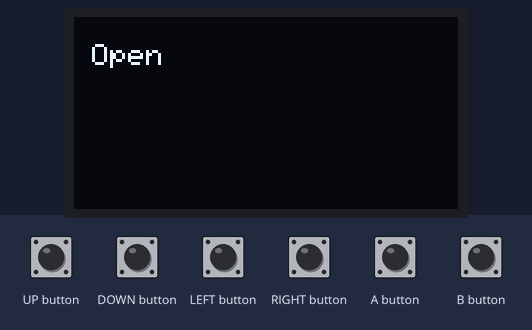
Simulated run of this sketch. Board: Arduboy, built with avr-gcc and run on an emulated ATmega32U4. Shown: 128×64 one-colour display. The inputs (shaded band) are chosen by the test bench.

Above: at 1.2 s.
1.3 s: B button pressed for 0.15 s
At 1.7 s:
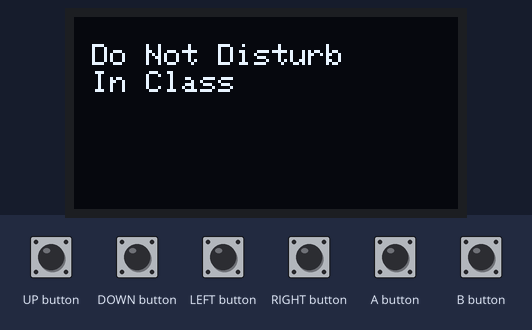
2.9 s: DOWN button pressed for 0.15 s
At 3.8 s:
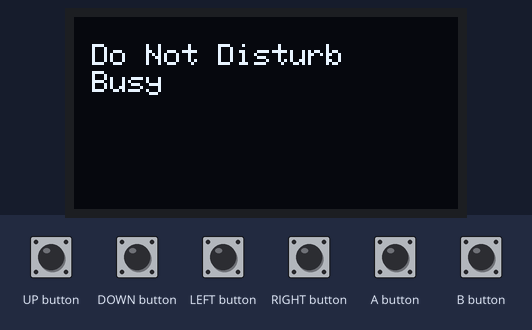
4.5 s: LEFT button pressed for 0.15 s
At 4.8 s:
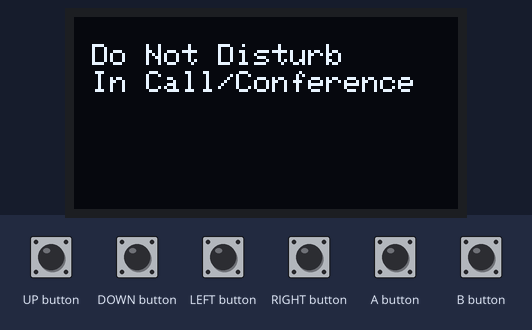
6.1 s: RIGHT button pressed for 0.15 s
At 6.8 s:
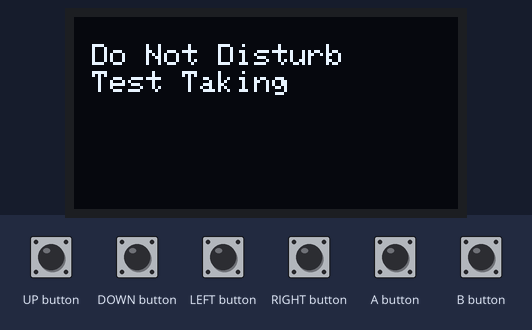
7.7 s: UP button pressed for 0.15 s
At 8.9 s:
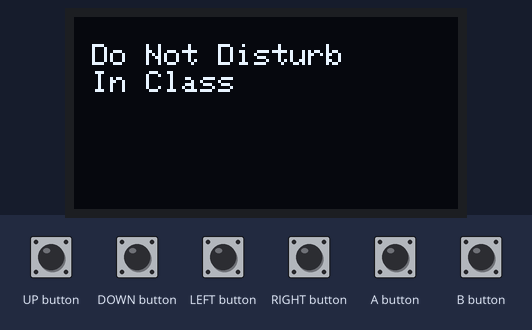
9.3 s: DOWN button pressed for 1 s
At 9.7 s:
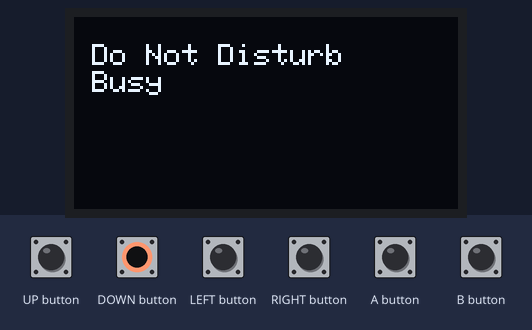
Timing chart, 0 to 12.3 s (numbered marks = the images above; inputs shaded):
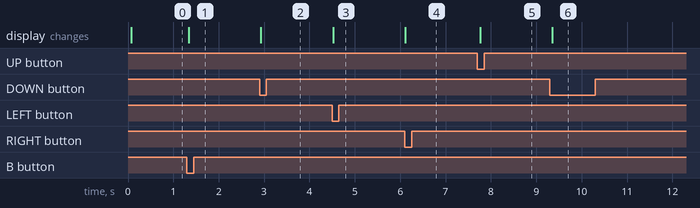

The sketch:

DoorSign.ino
```cpp
/*
   DoorSign.ino
   @TheBitStick
   Do Not Disturb Door Sign for Arduboy
   Uses Arduboy2 library
*/

#include <Arduboy2.h>

Arduboy2 arduboy;

#define FRAME_RATE 15

byte x = 6;
byte y = 9;
bool STATE = false;
byte STATE_2 = 0;

void setup() {
  arduboy.begin();

  arduboy.setFrameRate(FRAME_RATE);
}

void loop() {
  if (!(arduboy.nextFrame())) return;
  arduboy.clear();

  arduboy.setCursor(x,y);

  if (arduboy.pressed(A_BUTTON)) {
    STATE = false;
  } else if (arduboy.pressed(B_BUTTON)) {
    STATE = true;
  }

  if (arduboy.pressed(UP_BUTTON)) {
    STATE_2 = 0;
  } else if (arduboy.pressed(LEFT_BUTTON)) {
    STATE_2 = 1;
  } else if (arduboy.pressed(RIGHT_BUTTON)) {
    STATE_2 = 2;
  } else if (arduboy.pressed(DOWN_BUTTON)) {
    STATE_2 = 3;
  }

  if (STATE) {
    arduboy.print(F("Do Not Disturb"));
    arduboy.setCursor(x,y+y);
    switch (STATE_2) {
      case 0:
        arduboy.print(F("In Class"));
        break;
      case 1:
        arduboy.print(F("In Call/Conference"));
        break;
      case 2:
        arduboy.print(F("Test Taking"));
        break;
      case 3:
        arduboy.print(F("Busy"));
        break;
      default:
        arduboy.print(F("In Call/Conference"));
    }
  } else {
    arduboy.print(F("Open"));
  }

  arduboy.display();
}
```

Measured:
- after the input at 1.3 s, the display: changes at once (image 1)
- after the input at 2.9 s, the display: changes at once (image 2)
- after the input at 4.5 s, the display: changes at once (image 3)
- after the input at 6.1 s, the display: changes at once (image 4)
- after the input at 7.7 s, the display: changes after 0.07 s (image 5)
- after the input at 9.3 s, the display: changes after 0.06 s (image 6)
